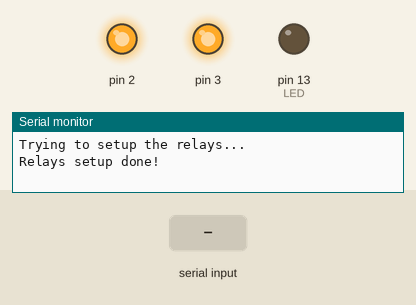
This sketch was run on a simulated Arduino Uno, built with avr-gcc and run on an emulated ATmega328P. On the bench: output pins drawn as LEDs (lit = HIGH), the last lines printed to the serial monitor. The inputs (shaded band) are chosen by the test bench.

Above: at 1.2 s.
1.3 s: "1" received over Serial
At 3.7 s:
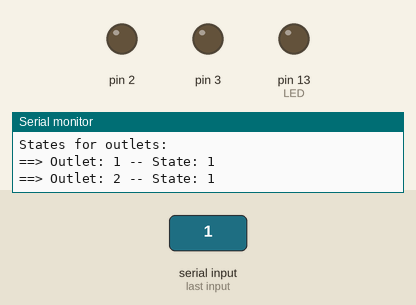
Timing chart, 0 to 5.2 s (numbered marks = the images above; inputs shaded):
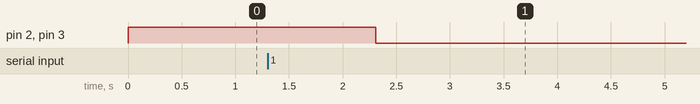

Measured:
- after the input at 1.3 s, pin 2, pin 3: HIGH → LOW after 1.0 s

The sketch:

jsonparser-test.ino
```cpp
#include <ArduinoJson.h>
#include <StringHelper.h>
#include <string.h>
#include <Outlet.h>

#define DEBUG       true
#define LED         13
#define BAUDRATE    115200
#define N_RELAYS    2

const String DATA = "fsadfasduuwi8439isdj { \"data\": [ { \"outlet\": \"1\", \"state\": \"1\" }, { \"outlet\": \"2\", \"state\": \"1\" } ] }";

char* PAYLOAD;
struct STATUS {
  unsigned char outlet;
  bool state;
};

Outlet relay1(2, false);
Outlet relay2(3, false);
STATUS relayStates[N_RELAYS];

void setup() {
  // put your setup code here, to run once:
  pinMode(LED, OUTPUT);
  digitalWrite(LED, LOW);
  Serial.begin(BAUDRATE);

  if (DEBUG) Serial.println("Trying to setup the relays...");
  relay1.begin();
  relay2.begin();
  for (int i = 0; i < N_RELAYS; i++) {
    relayStates[i].outlet = i + 1;
    relayStates[i].state = false;
  }
  if (DEBUG) Serial.println("Relays setup done!");
}

void loop() {
  // put your main code here, to run repeatedly:
  while(Serial.available()) {
    String c = Serial.readString();

    String payload = getDataPayload(DATA);
    payload.trim();

    if (DEBUG) Serial.println("PAYLOAD: " + payload);

    if (payload != NULL) {
      int payloadLength = payload.length() + 1;
      PAYLOAD = (char *)malloc(payloadLength * sizeof(char));

      payload.toCharArray(PAYLOAD, payloadLength);
    }

     bool parsed = parseRelayStates();
     if (parsed) {
      updateRelays();
      printStatus();
     }
  }

}

bool parseRelayStates() {
  if (DEBUG) Serial.println("Trying to parse...");
  const size_t BUFFER_SIZE =
    JSON_OBJECT_SIZE(1)  // the root object has 1 element
    + JSON_OBJECT_SIZE(2)  // the "data" array has 2 array elements
    + JSON_OBJECT_SIZE(2)  // the array 1 has 2 elements
    + JSON_OBJECT_SIZE(2); // the array 2 has 2 elements

  StaticJsonBuffer<BUFFER_SIZE> jsonBuffer;

  JsonObject& root = jsonBuffer.parseObject(PAYLOAD);

  if (!root.success()) {
    if (DEBUG) Serial.println("Parsing failed...");
    return false;
  }

  for (int i = 0; i < N_RELAYS; i++) {
    String value = (root["data"][i]["outlet"]);
    relayStates[i].outlet = value.toInt();
    String str = (root["data"][i]["state"]);
    relayStates[i].state = (str == "1") ? true : false;
  }

  return true;
}

String getDataPayload(String httpRep) {
  int startIndex = httpRep.indexOf('{');
  int endIndex = httpRep.lastIndexOf('}');
  String str = "";
  str += httpRep.substring(startIndex, endIndex + 1);
  return str;
}

bool updateRelays() {
  if (DEBUG) Serial.println("Updating relays...");
  for (int i = 0; i < N_RELAYS; i++)
    updateRelay((char)relayStates[i].outlet, relayStates[i].state);
}

void updateRelay(char outlet, bool state) {
  switch (outlet) {
    case 1:
      if (state) relay1.turnOn(); else relay1.turnOff();
      break;
    case 2:
      if (state) relay2.turnOn(); else relay2.turnOff();
      break;
  }
}

void printStatus() {
  Serial.println("\nStates for outlets: ");
  for (int i = 0; i < N_RELAYS; i++) {
    Serial.print("\r\n==> Outlet: ");
    Serial.print(relayStates[i].outlet);
    Serial.print(" -- State: ");
    Serial.print((relayStates[i].state) == true ? "1" : "0");
    Serial.print("\r\n");
  }
}
```
